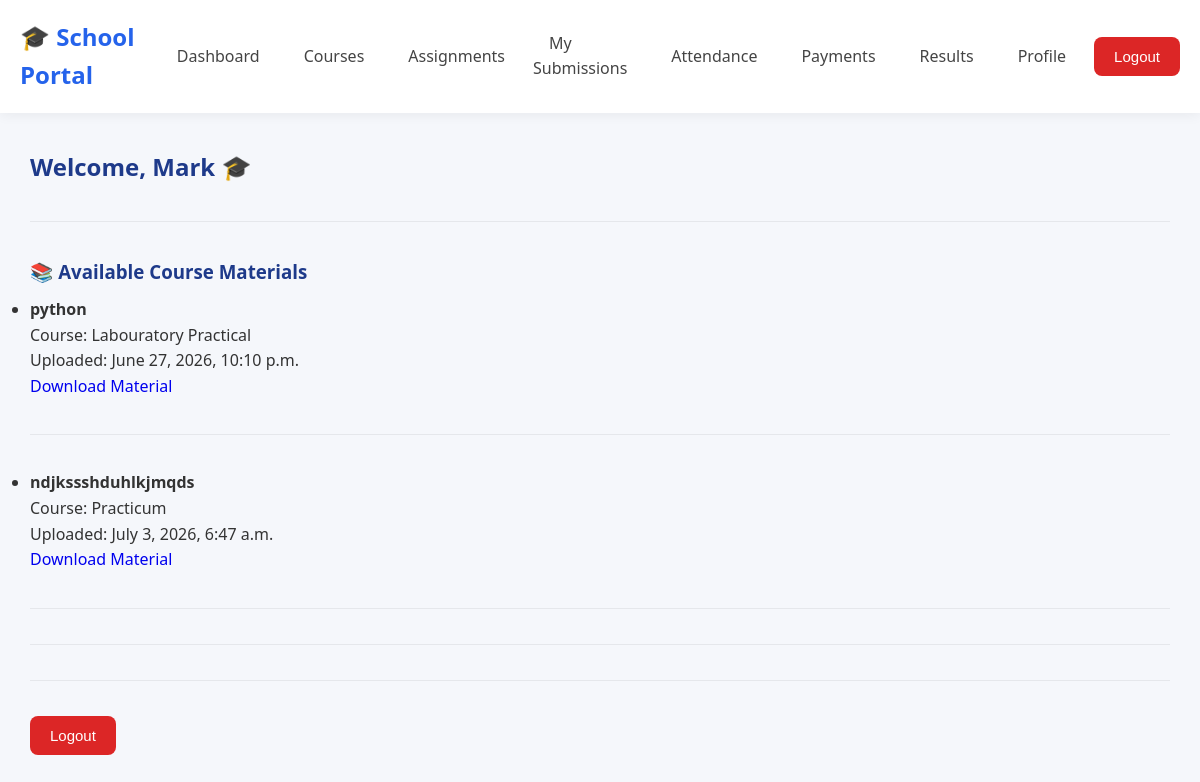
Screenshot of /accounts/student-dashboard/ (signed in) with the database file from the repository.
### accounts/models.py (models this page shows, shortened)
class User(AbstractUser):
    ROLE_CHOICES = (
        ("student", "Student"),
        ("lecturer", "Lecturer"),
    )
    role = models.CharField(max_length=20, choices=ROLE_CHOICES, default="student")

### courses/models.py (models this page shows, shortened)
class CourseMaterial(models.Model):
    course = models.ForeignKey(Course, on_delete=models.CASCADE, related_name='materials')
    uploaded_by = models.ForeignKey(Lecturer, on_delete=models.CASCADE)
    title = models.CharField(max_length=200)
    file = models.FileField(upload_to='materials/', blank=True, null=True)
    uploaded_at = models.DateTimeField(auto_now_add=True)

class Course(models.Model):
    course_code = models.CharField(max_length=20, unique=True)
    course_title = models.CharField(max_length=200)
    units = models.PositiveIntegerField()
    semester = models.CharField(max_length=15)
    department = models.ForeignKey(Department,on_delete=models.CASCADE)
    lecturer = models.ForeignKey(Lecturer, on_delete=models.CASCADE, related_name='courses')

### accounts/views.py (the view)
# urls.py: path('student-dashboard/', student_dashboard, name='student_dashboard'),
@login_required
@user_passes_test(is_student)
def student_dashboard(request):
    materials = CourseMaterial.objects.all()
    return render(
        request,
        'dashboard/student_dashboard.html',
        {
            'materials': materials
        }
    )

### accounts/permissions.py (called while the page is built)
def is_student(user):
    return user.role == 'student'

### dashboard/templates/dashboard/student_dashboard.html (shortened to what this page needs)
{% extends 'student_dashboard_base.html' %}
{% block content %}
<h2>Welcome, {{ request.user.username }} 🎓</h2>
<hr>
<h3>📚 Available Course Materials</h3>
{% if materials %}
<ul>
{% for item in materials %}
<li>
<strong>{{ item.title }}</strong><br>
Course: {{ item.course.course_title }}<br>
Uploaded: {{ item.uploaded_at }}<br>
{% if item.file %}
<a href="{{ item.file.url }}" download>
Download Material
</a>
{% endif %}
</li>
<hr>
{% endfor %}
</ul>
{% else %}
<p>No materials available yet.</p>
{% endif %}
<hr>
<hr>
<form action="{% url 'logout' %}"
                      method="post">
                    <button
                        class="logout-btn"
                        type="submit">
                        Logout
                    </button>
                </form>
{% endblock %}

### static/css/style.css (style rules this page uses)
* { margin:0; padding:0; box-sizing:border-box; }
html { scroll-behavior:smooth; }
body { font-family:Segoe UI,Tahoma,Geneva,Verdana,sans-serif; background:#f5f7fb; color:#333; line-height:1.6; }
:root { --primary:#2563eb; --primary-dark:#1d4ed8; --success:#16a34a; --success-dark:#15803d; --danger:#dc2626; --danger-dark:#b91c1c; --warning:#f59e0b; --gray:#6b7280; --light:#ffffff; --background:#f5f7fb; --border:#e5e7eb; --shadow:0 8px 25px rgba(0,0,0,.08); --radius:12px; }
a { text-decoration:none; }
h2 { color:#1e3a8a; margin-bottom:20px; }
h3 { color:#1e3a8a; margin-bottom:10px; }
form { width:100%; }
button, .btn { display:inline-block; padding:11px 20px; border:none; border-radius:8px; cursor:pointer; font-size:15px; transition:.3s; color:white; background:var(--primary); }
.logout-btn { background:var(--danger); }
hr { border:none; border-top:1px solid #e5e7eb; margin:35px 0; }
* { transition:all 0.2s ease-in-out; }

### rows the page displays
User: user.username "Mark"
CourseMaterial: title "python", course.course_title "Labouratory Practical", uploaded_at "June 27, 2026, 10:10 p.m."
CourseMaterial: title "ndjkssshduhlkjmqds", course.course_title "Practicum", uploaded_at "July 3, 2026, 6:47 a.m."
